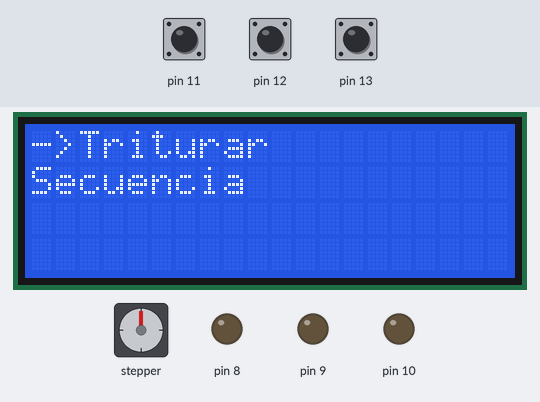
Bench run of a sketch on a simulated Arduino Uno, built with avr-gcc and run on an emulated ATmega328P. On the bench: stepper motor, 20×4 character LCD, output pins drawn as LEDs (lit = HIGH). Wiring (inferred from the names in the program): stepper motor driver (200 steps per turn assumed): step pin 0; direction pin 1. Inputs (shaded band) come from the test bench; at power-on: pin 11 HIGH, pin 13 HIGH, pin 12 HIGH. Pins used as bus, display or sensor lines are not drawn.

Above: at 2.8 s.
2.9 s: pin 11 pulled LOW for 0.15 s
At 4.5 s:
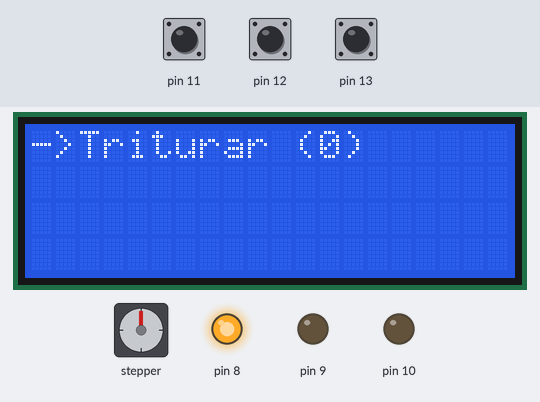
6.0 s: pin 11 pulled LOW for 1 s
At 8.1 s:
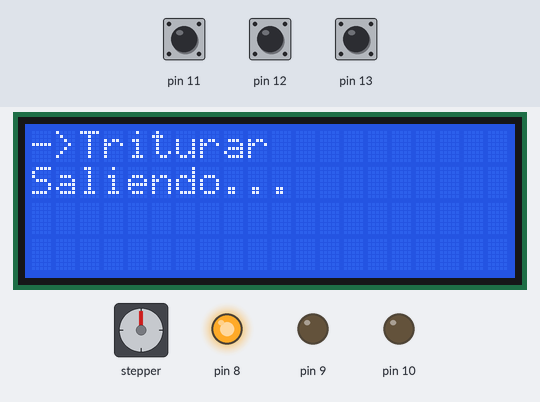
10.0 s: pin 13 pulled LOW for 1 s
At 10.5 s:
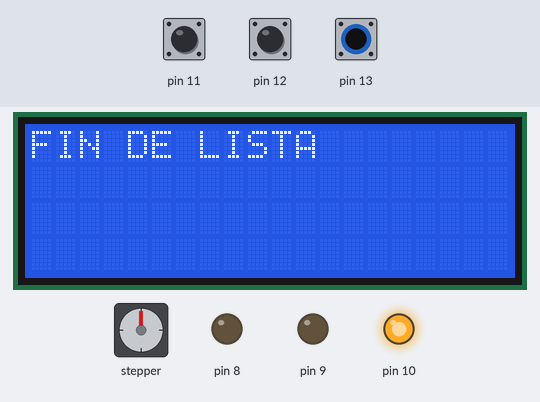
12.8 s: pin 12 pulled LOW for 3.2 s
At 13.3 s:
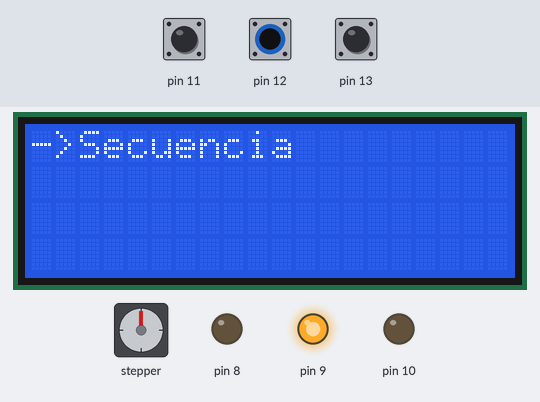
17.5 s: pin 11 pulled LOW for 0.15 s
At 22.1 s:
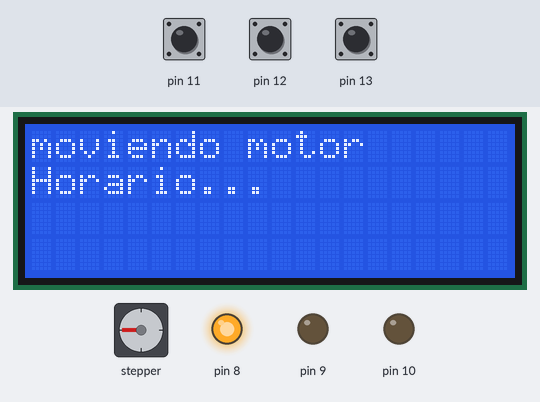
Timing chart, 0 to 30.6 s (numbered marks = the images above; inputs shaded):
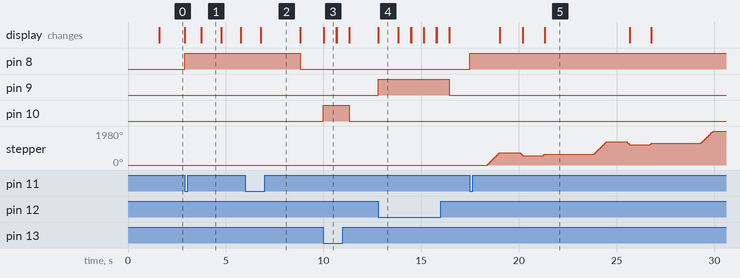

Measured:
- after the input at 2.9 s, pin 8: LOW → HIGH at once; the display: first changes at once (image 1 shows a later state)
- after the input at 6.0 s, pin 8: HIGH → LOW after 2.8 s; the display: changes after 0.80 s (image 2)
- after the input at 10.0 s, pin 10: LOW → HIGH at once, → LOW 1.3 s later; the display: changes at once (image 3)
- after the input at 12.8 s, pin 9: LOW → HIGH at once, → LOW 3.6 s later; the display: changes at once (image 4)
- after the input at 17.5 s, pin 8: LOW → HIGH at once; stepper: turns 720° clockwise in 0.64 s, then 180° counter-clockwise in 0.16 s, then 90° clockwise in 0.08 s, then 720° clockwise in 0.64 s, and so on; the display: changes after 1.5 s (image 5)
- what the display in image 1 shows lasts 1.1 s, from 3.7 s to 4.8 s
- what the display in image 3 shows lasts 0.7 s, from 10.0 s to 10.7 s

The sketch:

MENU.ino
```cpp
//#include <Adafruit_LiquidCrystal.h>
//#include <Wire.h>
#include <LiquidCrystal_I2C.h>

//Adafruit_LiquidCrystal lcd_1(0);
LiquidCrystal_I2C lcd_1(0x27,20,4);

int arriba = 0;
int abajo = 0;
int enter = 0;
int x = 0;
bool error = false;
const int numOp= 2;


int velocidad = 800;
const int stepPin = 0;
const int dirPin  = 1;


int tiempo[] =     {10000,4000,5000,6000};

String menuSel[] = {"->Triturar","->Secuencia","",""};
String menuDes[] = {"Secuencia","","",""};
int pines[] =      {2,3,1};

int cursor = 0;

void motor(){
  lcd_1.clear();
  lcd_1.print("moviendo motor");


  digitalWrite(6, HIGH); //led indicativo
  digitalWrite(dirPin, HIGH); //configura pin para girar a sentido horario


  for (int x = 0; x < 4; x++){

    lcd_1.clear();
    lcd_1.setCursor(0,0);
    lcd_1.print("moviendo motor");
    lcd_1.setCursor(0,1);
    lcd_1.print ("Horario...");
    for (int i = 0; i < 400; i++) {
      digitalWrite(stepPin, HIGH); //enciende pin de paso
      delayMicroseconds(velocidad);
      digitalWrite(stepPin, LOW);
      delayMicroseconds(velocidad);


    }

    delay(1000);

    digitalWrite(dirPin, LOW);   //configura pin para girar a sentido anti-horario

    lcd_1.clear();
    lcd_1.setCursor(0,0);
    lcd_1.print("moviendo motor");
    lcd_1.setCursor(0,1);
    lcd_1.print ("Anti Horario...");

    for (int i = 0; i < 100; i++) {
      digitalWrite(stepPin, HIGH);
      delayMicroseconds(velocidad);
      digitalWrite(stepPin, LOW);
      delayMicroseconds(velocidad);
    }

    delay(1000);

    digitalWrite(dirPin, HIGH); //configura pin para girar a sentido horario

    lcd_1.clear();
    lcd_1.setCursor(0,0);
    lcd_1.print("moviendo motor");
    lcd_1.setCursor(0,1);
    lcd_1.print ("Horario...");
    for (int i = 0; i < 50; i++) {
      digitalWrite(stepPin, HIGH); //enciende pin de paso
      delayMicroseconds(velocidad);
      digitalWrite(stepPin, LOW);
      delayMicroseconds(velocidad);
    }

    delay (2500);
  }

    digitalWrite(6, LOW);

  delay(1000);

        lcd_1.clear();
      lcd_1.setCursor(0,0);
      lcd_1.print(menuSel[cursor]);
      lcd_1.setCursor(0,1);
      lcd_1.print(menuDes[cursor]);
}

void setup()
{

  pinMode(13, INPUT_PULLUP);
  pinMode(12, INPUT_PULLUP);
  pinMode(11, INPUT_PULLUP);

  pinMode(10, OUTPUT);
  pinMode(9, OUTPUT);
  pinMode(8, OUTPUT);
  pinMode(dirPin, OUTPUT);
  pinMode(stepPin, OUTPUT);


  //lcd_1.begin(16,2);
  lcd_1.init();
  lcd_1.backlight();

   lcd_1.print("Encendido...");
  lcd_1.setCursor(0,1);
  lcd_1.print("V2.0");
  lcd_1.setCursor(0,0);
  delay(1500);

  lcd_1.clear();

  lcd_1.print( menuSel[0]);
  lcd_1.setCursor(0,1);
  lcd_1.print( menuDes[0]);

}

void loop()
{
  arriba = digitalRead(13);
  abajo = digitalRead(12);
  enter = digitalRead(11);


  if (arriba == LOW) {
    digitalWrite(10, HIGH);
    //lcd_1.print("ARRIBA"); //POR SI ACASO

    if (cursor > 0){
    	  cursor -=1;
      lcd_1.clear();
      lcd_1.setCursor(0,0);
      lcd_1.print(menuSel[cursor]);
      lcd_1.setCursor(0,1);
      lcd_1.print(menuDes[cursor]);
      delay(1000);
    }else{
      error = true;
    }


  }
  else if (abajo == LOW) {
    digitalWrite(9, HIGH);
    //lcd_1.print("ABAJO"); //POR SI ACASO

        if (cursor < numOp-1){
    	  cursor +=1;
          lcd_1.clear();
          lcd_1.setCursor(0,0);
          lcd_1.print(menuSel[cursor]);
          lcd_1.setCursor(0,1);
          lcd_1.print(menuDes[cursor]);
          delay(1000);
    }else{
          error = true;
    }

  }
  else if (enter == LOW) {
    digitalWrite(8, HIGH);
    //lcd_1.print("ENTER"); //POR SI ACASO
    lcd_1.clear();

    for(x=1; x<=2; x++){
        lcd_1.clear();
      	lcd_1.print(menuSel[cursor]);

        delay(400);

    }

    if(cursor==1){
      motor();
    }else if (cursor==0){
int time=0;
      while(digitalRead(11)==HIGH) {
        digitalWrite(pines[cursor],HIGH);

        lcd_1.clear();
        lcd_1.print(menuSel[cursor]);
        lcd_1.print (" (");
          lcd_1.print (time);
          lcd_1.print (")");
        delay(1000);

        time++;

      }

      lcd_1.clear();
      lcd_1.print(menuSel[cursor]);
      lcd_1.setCursor(0,1);
      lcd_1.print("Saliendo...");

      delay(2000);
      digitalWrite(pines[cursor],LOW);

      lcd_1.clear();
          lcd_1.setCursor(0,0);
          lcd_1.print(menuSel[cursor]);
          lcd_1.setCursor(0,1);
          lcd_1.print(menuDes[cursor]);

    }else{
        delay(2000);
      digitalWrite(pines[cursor],HIGH);
      for(x=(tiempo[cursor]/1000); x>=0; x--){
          lcd_1.clear();
          lcd_1.print(menuSel[cursor]);
          lcd_1.print (" (");
          lcd_1.print (x);
          lcd_1.print (")");
        digitalWrite(6,HIGH);
          delay(200);
          digitalWrite(6,LOW);
          delay(800);

      }

      digitalWrite(pines[cursor],LOW);
      lcd_1.clear();
      lcd_1.setCursor(0,0);
      lcd_1.print(menuSel[cursor]);
      lcd_1.setCursor(0,1);
      lcd_1.print(menuDes[cursor]);
      delay(1000);
    }


  }


  if(error == true){
    error = false;
    for(x=1; x<=3; x++){
        lcd_1.clear();
      	lcd_1.print("FIN DE LISTA");
        digitalWrite(7,HIGH);
        delay(200);
      	digitalWrite(7,LOW);

    }
   	lcd_1.clear();
    lcd_1.setCursor(0,0);
    lcd_1.print( menuSel[cursor]);
    lcd_1.setCursor(0,1);
    lcd_1.print( menuDes[cursor]);

  }

  digitalWrite(10, LOW);
  digitalWrite(9, LOW);
  digitalWrite(8, LOW);
}
```
